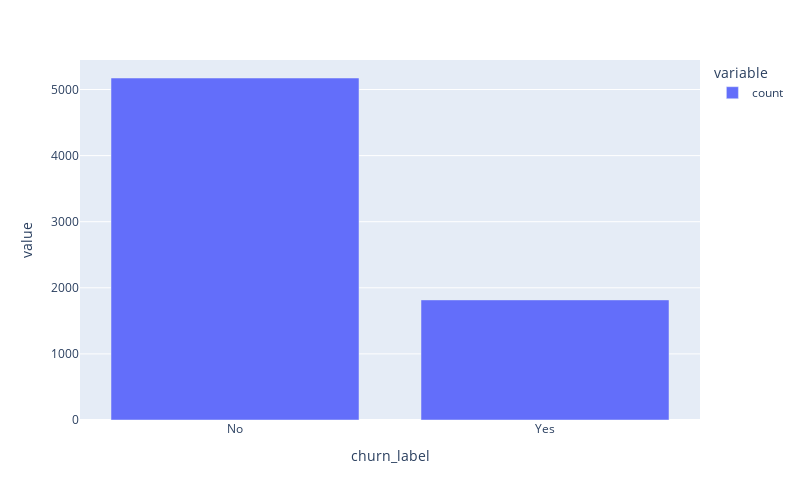

Source (notebook cell):
### Code cell
fig = px.bar(df['churn_label'].value_counts(), width=800, height=500)
fig.show()

### Figure 1 — Plotly figure (JSON) as saved in the notebook; plotly's stock layout.template omitted (floating-point values rounded to 4 significant figures)
{"data": [{"alignmentgroup": "True", "hovertemplate": "variable=count<br>churn_label=%{x}<br>value=%{y}<extra></extra>", "legendgroup": "count", "marker": {"color": "#636efa", "pattern": {"shape": ""}}, "name": "count", "offsetgroup": "count", "orientation": "v", "showlegend": true, "textposition": "auto", "type": "bar", "x": ["No", "Yes"], "xaxis": "x", "y": [5174, 1817], "yaxis": "y"}], "layout": {"barmode": "relative", "height": 500, "legend": {"title": {"text": "variable"}, "tracegroupgap": 0}, "margin": {"t": 60}, "width": 800, "xaxis": {"anchor": "y", "domain": [0, 1], "title": {"text": "churn_label"}}, "yaxis": {"anchor": "x", "domain": [0, 1], "title": {"text": "value"}}}}
